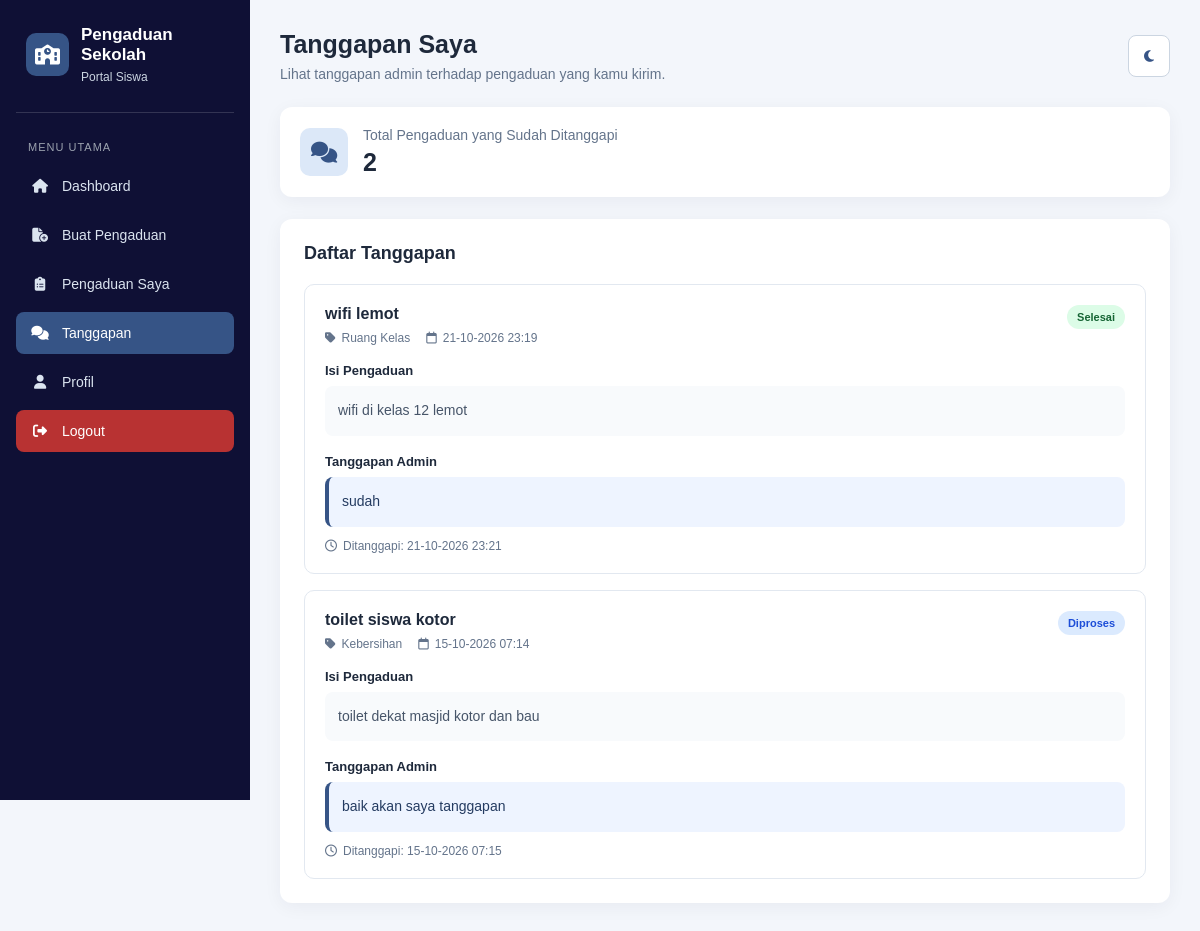
/CRUD_OOP_PENGADUAN_SEKOLAH/view/v_tanggapan_siswa.php (signed in), run on the app's committed database.
### tables this page shows
CREATE TABLE `pengaduan` (
  `id` int(11) NOT NULL,
  `user_id` int(11) NOT NULL,
  `kategori_id` int(11) NOT NULL,
  `judul` varchar(150) NOT NULL,
  `isi` text NOT NULL,
  `foto` varchar(500) DEFAULT NULL,
  `tanggal` datetime DEFAULT current_timestamp(),
  `status` enum('Menunggu','Diproses','Selesai') DEFAULT 'Menunggu'
);

CREATE TABLE `kategori` (
  `id` int(11) NOT NULL,
  `nama_kategori` varchar(100) NOT NULL
);

CREATE TABLE `tanggapan` (
  `id` int(11) NOT NULL,
  `pengaduan_id` int(11) NOT NULL,
  `user_id` int(11) NOT NULL,
  `isi_tanggapan` text NOT NULL,
  `tanggal` datetime DEFAULT current_timestamp()
);

### CRUD_OOP_PENGADUAN_SEKOLAH/view/v_tanggapan_siswa.php (the view, shortened to what this page needs)
<?php
$koneksi = new Koneksi();
$conn = $koneksi->getConnection();
$idSiswa = $_SESSION['id'] ?? 0;
$stmt = $conn->prepare("
    SELECT
        p.id AS pengaduan_id,
        p.judul,
        p.isi,
        p.tanggal AS tanggal_pengaduan,
        p.status,
        k.nama_kategori,
        t.isi_tanggapan,
        t.tanggal AS tanggal_tanggapan
    FROM pengaduan p
    LEFT JOIN kategori k
        ON p.kategori_id = k.id
    INNER JOIN tanggapan t
        ON t.pengaduan_id = p.id
    WHERE p.user_id = :user_id
    ORDER BY t.tanggal DESC
");
$stmt->execute(['user_id' => $idSiswa]);
$tanggapan = $stmt->fetchAll(PDO::FETCH_ASSOC);
function e($value)
{
    return htmlspecialchars((string) $value, ENT_QUOTES, 'UTF-8');
}
function formatTanggal($tanggal)
{
    $waktu = strtotime($tanggal);
    return $waktu ? date('d-m-Y H:i', $waktu) : e($tanggal);
}
function classStatus($status)
{
    switch (strtolower(trim((string) $status))) {
        case 'diproses':
            return 'diproses';
        case 'selesai':
            return 'selesai';
    }
}
?>
<!DOCTYPE html>
<html lang="id">
<head>
    <link rel="stylesheet"
          href="https://cdnjs.cloudflare.com/ajax/libs/font-awesome/6.5.2/css/all.min.css">
</head>
<body>
    <aside class="sidebar">
        <div class="logo">
            <div class="logo-icon">
                <i class="fa-solid fa-school"></i>
            </div>
            <div>
                <h2>Pengaduan Sekolah</h2>
                <p>Portal Siswa</p>
            </div>
        </div>
        <p class="menu-title">Menu Utama</p>
        <nav class="menu">
            <a href="v_dashboard_siswa.php">
                <i class="fa-solid fa-house"></i>
                <span>Dashboard</span>
            </a>
            <a href="v_buat_pengaduan.php">
                <i class="fa-solid fa-file-circle-plus"></i>
                <span>Buat Pengaduan</span>
            </a>
            <a href="v_pengaduan_saya.php">
                <i class="fa-solid fa-clipboard-list"></i>
                <span>Pengaduan Saya</span>
            </a>
            <a href="v_tanggapan_siswa.php" class="active">
                <i class="fa-solid fa-comments"></i>
                <span>Tanggapan</span>
            </a>
            <a href="v_profil_siswa.php">
                <i class="fa-solid fa-user"></i>
                <span>Profil</span>
            </a>
            <a href="../asset/aksi_logout.php"
               onclick="return confirm('Yakin ingin logout?')">
                <i class="fa-solid fa-right-from-bracket"></i>
                <span>Logout</span>
            </a>
        </nav>
    </aside>
    <main class="main">
        <div class="topbar">
            <div>
                <h1>Tanggapan Saya</h1>
                <p>Lihat tanggapan admin terhadap pengaduan yang kamu kirim.</p>
            </div>
            <button type="button"
                    class="theme-button"
                    id="tombolTema"
                    aria-label="Ganti tema">
                <i class="fa-solid fa-moon"></i>
            </button>
        </div>
        <div class="summary">
            <div class="summary-icon">
                <i class="fa-solid fa-comments"></i>
            </div>
            <div>
                <h3>Total Pengaduan yang Sudah Ditanggapi</h3>
                <strong><?= count($tanggapan); ?></strong>
            </div>
        </div>
        <section class="content-card">
            <h2>Daftar Tanggapan</h2>
            <?php if (count($tanggapan) > 0): ?>
                <?php foreach ($tanggapan as $item): ?>
                    <article class="tanggapan-card">
                        <div class="card-top">
                            <div>
                                <h3><?= e($item['judul']); ?></h3>
                                <div class="meta">
                                    <span>
                                        <i class="fa-solid fa-tag"></i>
                                        <?= e($item['nama_kategori'] ?: 'Tanpa kategori'); ?>
                                    </span>
                                    <span>
                                        <i class="fa-regular fa-calendar"></i>
                                        <?= e(formatTanggal($item['tanggal_pengaduan'])); ?>
                                    </span>
                                </div>
                            </div>
                            <span class="status <?= e(classStatus($item['status'])); ?>">
                                <?= e($item['status']); ?>
                            </span>
                        </div>
                        <p class="label">Isi Pengaduan</p>
                        <div class="isi-pengaduan"><?= e($item['isi']); ?></div>
                        <p class="label">Tanggapan Admin</p>
                        <div class="isi-tanggapan"><?= e($item['isi_tanggapan']); ?></div>
                        <div class="meta" style="margin-top: 12px;">
                            <span>
                                <i class="fa-regular fa-clock"></i>
                                Ditanggapi:
                                <?= e(formatTanggal($item['tanggal_tanggapan'])); ?>
                            </span>
                        </div>
                    </article>
                <?php endforeach; ?>
            <?php endif; ?>
        </section>
    </main>
</body>
</html>

### CRUD_OOP_PENGADUAN_SEKOLAH/view/v_tanggapan_siswa.php (style rules this page uses)
* { box-sizing: border-box; }
body { margin: 0; font-family: Arial, sans-serif; background: #f3f6fb; color: #1e293b; transition: background .2s, color .2s; }
.sidebar { position: fixed; left: 0; top: 0; width: 250px; height: 100vh; overflow-y: auto; padding: 25px 16px; background: #0f1035; color: white; }
.logo { display: flex; align-items: center; gap: 12px; padding: 0 10px 28px; border-bottom: 1px solid rgba(255,255,255,.15); }
.logo-icon { display: flex; align-items: center; justify-content: center; width: 43px; height: 43px; flex-shrink: 0; border-radius: 10px; background: #365486; font-size: 20px; }
.logo h2 { margin: 0; font-size: 17px; }
.logo p { margin: 5px 0 0; color: #cbd5e1; font-size: 12px; }
.menu-title { margin: 28px 12px 12px; color: #9ca3af; font-size: 11px; text-transform: uppercase; letter-spacing: 1px; }
.menu a { display: flex; align-items: center; gap: 12px; padding: 13px 14px; margin-bottom: 7px; border-radius: 8px; color: #dbe4f0; text-decoration: none; font-size: 14px; transition: background .2s, color .2s; }
.menu a i { width: 20px; flex-shrink: 0; text-align: center; }
.menu a:hover, .menu a.active { background: #365486; color: white; }
.menu a[href="../asset/aksi_logout.php"] { background: #b83232; color: white; }
.main { margin-left: 250px; padding: 30px; }
.topbar { display: flex; justify-content: space-between; align-items: center; gap: 15px; margin-bottom: 25px; }
.topbar h1 { margin: 0; font-size: 25px; }
.topbar p { margin: 7px 0 0; color: #64748b; font-size: 14px; }
.theme-button { width: 42px; height: 42px; flex-shrink: 0; border: 1px solid #cbd5e1; border-radius: 8px; background: white; color: #365486; cursor: pointer; }
.summary { display: flex; align-items: center; gap: 15px; margin-bottom: 22px; padding: 20px; border-radius: 12px; background: white; box-shadow: 0 4px 18px rgba(15,16,53,.05); }
.summary-icon { display: flex; align-items: center; justify-content: center; width: 48px; height: 48px; flex-shrink: 0; border-radius: 10px; background: #dce8f8; color: #365486; font-size: 21px; }
.summary h3 { margin: 0 0 5px; font-size: 14px; color: #64748b; font-weight: normal; }
.summary strong { font-size: 25px; }
.content-card { padding: 24px; border-radius: 12px; background: white; box-shadow: 0 4px 18px rgba(15,16,53,.05); }
.content-card h2 { margin: 0 0 20px; font-size: 18px; }
.tanggapan-card { padding: 20px; margin-bottom: 16px; border: 1px solid #e2e8f0; border-radius: 10px; }
.tanggapan-card:last-child { margin-bottom: 0; }
.card-top { display: flex; justify-content: space-between; align-items: flex-start; gap: 12px; margin-bottom: 14px; }
.card-top h3 { margin: 0 0 8px; font-size: 16px; overflow-wrap: anywhere; }
.meta { display: flex; flex-wrap: wrap; gap: 8px 16px; color: #64748b; font-size: 12px; }
.meta span { display: inline-flex; align-items: center; gap: 6px; }
.status { display: inline-block; flex-shrink: 0; padding: 6px 10px; border-radius: 20px; font-size: 11px; font-weight: bold; white-space: nowrap; }
.status.diproses { background: #dbeafe; color: #1d4ed8; }
.status.selesai { background: #dcfce7; color: #166534; }
.label { margin: 18px 0 8px; font-size: 13px; font-weight: bold; }
.isi-pengaduan, .isi-tanggapan { padding: 13px; border-radius: 8px; font-size: 14px; line-height: 1.7; overflow-wrap: anywhere; white-space: pre-wrap; }
.isi-pengaduan { background: #f8fafc; color: #475569; }
.isi-tanggapan { background: #eef4ff; color: #243b61; border-left: 4px solid #365486; }

### data on the page
pengaduan: judul "wifi lemot", kategori.nama_kategori "Ruang Kelas", tanggal "21-10-2026 23:19", status "Selesai", isi "wifi di kelas 12 lemot", tanggapan.isi_tanggapan "sudah", tanggapan.tanggal "21-10-2026 23:21"
pengaduan: judul "toilet siswa kotor", kategori.nama_kategori "Kebersihan", tanggal "15-10-2026 07:14", status "Diproses", isi "toilet dekat masjid kotor dan bau", tanggapan.isi_tanggapan "baik akan saya tanggapan", tanggapan.tanggal "15-10-2026 07:15"

### other printed values
count($tanggapan) "2"
